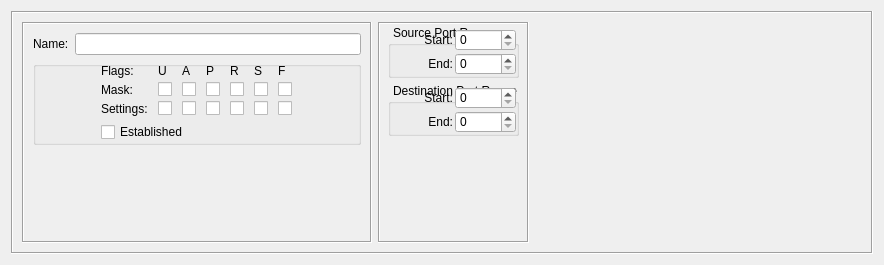
<?xml version="1.0" encoding="UTF-8"?>
<ui version="4.0">
 <class>TCPServiceDialog_q</class>
 <widget class="QWidget" name="TCPServiceDialog_q">
  <property name="enabled">
   <bool>true</bool>
  </property>
  <property name="geometry">
   <rect>
    <x>0</x>
    <y>0</y>
    <width>884</width>
    <height>265</height>
   </rect>
  </property>
  <property name="sizePolicy">
   <sizepolicy hsizetype="Preferred" vsizetype="Preferred">
    <horstretch>0</horstretch>
    <verstretch>0</verstretch>
   </sizepolicy>
  </property>
  <property name="windowTitle">
   <string>TCP</string>
  </property>
  <layout class="QGridLayout" name="gridLayout">
   <item row="0" column="0">
    <widget class="QFrame" name="frame7">
     <property name="frameShape">
      <enum>QFrame::Shape::Box</enum>
     </property>
     <property name="frameShadow">
      <enum>QFrame::Shadow::Sunken</enum>
     </property>
     <layout class="QHBoxLayout" name="horizontalLayout">
      <item>
       <widget class="QFrame" name="frame35">
        <property name="sizePolicy">
         <sizepolicy hsizetype="Fixed" vsizetype="Preferred">
          <horstretch>0</horstretch>
          <verstretch>0</verstretch>
         </sizepolicy>
        </property>
        <property name="minimumSize">
         <size>
          <width>350</width>
          <height>0</height>
         </size>
        </property>
        <property name="maximumSize">
         <size>
          <width>350</width>
          <height>16777215</height>
         </size>
        </property>
        <property name="frameShape">
         <enum>QFrame::Shape::Box</enum>
        </property>
        <property name="frameShadow">
         <enum>QFrame::Shadow::Sunken</enum>
        </property>
        <layout class="QGridLayout" name="gridLayout_2">
         <item row="0" column="0">
          <widget class="QLabel" name="textLabel1">
           <property name="sizePolicy">
            <sizepolicy hsizetype="Minimum" vsizetype="Preferred">
             <horstretch>0</horstretch>
             <verstretch>0</verstretch>
            </sizepolicy>
           </property>
           <property name="text">
            <string>Name:</string>
           </property>
           <property name="wordWrap">
            <bool>false</bool>
           </property>
          </widget>
         </item>
         <item row="0" column="1">
          <widget class="QLineEdit" name="obj_name">
           <property name="sizePolicy">
            <sizepolicy hsizetype="Preferred" vsizetype="Fixed">
             <horstretch>200</horstretch>
             <verstretch>0</verstretch>
            </sizepolicy>
           </property>
           <property name="minimumSize">
            <size>
             <width>0</width>
             <height>0</height>
            </size>
           </property>
          </widget>
         </item>
         <item row="1" column="0" colspan="2">
          <widget class="QGroupBox" name="groupBox7">
           <property name="sizePolicy">
            <sizepolicy hsizetype="Preferred" vsizetype="Preferred">
             <horstretch>0</horstretch>
             <verstretch>0</verstretch>
            </sizepolicy>
           </property>
           <property name="styleSheet">
            <string notr="true">QGroupBox {
    margin-top: 0px;
	padding-top: 1ex;
    padding-bottom: 0px;
}
</string>
           </property>
           <property name="title">
            <string/>
           </property>
           <layout class="QGridLayout">
            <property name="margin" stdset="0">
             <number>2</number>
            </property>
            <item row="0" column="0">
             <layout class="QGridLayout">
              <property name="horizontalSpacing">
               <number>10</number>
              </property>
              <property name="verticalSpacing">
               <number>4</number>
              </property>
              <item row="1" column="3">
               <widget class="QCheckBox" name="psh_m">
                <property name="sizePolicy">
                 <sizepolicy hsizetype="Maximum" vsizetype="Fixed">
                  <horstretch>0</horstretch>
                  <verstretch>0</verstretch>
                 </sizepolicy>
                </property>
                <property name="text">
                 <string/>
                </property>
               </widget>
              </item>
              <item row="1" column="5">
               <widget class="QCheckBox" name="syn_m">
                <property name="sizePolicy">
                 <sizepolicy hsizetype="Maximum" vsizetype="Fixed">
                  <horstretch>0</horstretch>
                  <verstretch>0</verstretch>
                 </sizepolicy>
                </property>
                <property name="text">
                 <string/>
                </property>
               </widget>
              </item>
              <item row="0" column="1">
               <widget class="QLabel" name="flags_lbl_u">
                <property name="sizePolicy">
                 <sizepolicy hsizetype="Maximum" vsizetype="Preferred">
                  <horstretch>0</horstretch>
                  <verstretch>0</verstretch>
                 </sizepolicy>
                </property>
                <property name="text">
                 <string>U</string>
                </property>
                <property name="wordWrap">
                 <bool>false</bool>
                </property>
               </widget>
              </item>
              <item row="2" column="0">
               <widget class="QLabel" name="flags_lbl_3">
                <property name="toolTip">
                 <string>TCP flags that must be set (see man iptables, option --tcp-flags)</string>
                </property>
                <property name="text">
                 <string>Settings:</string>
                </property>
                <property name="wordWrap">
                 <bool>false</bool>
                </property>
               </widget>
              </item>
              <item row="2" column="3">
               <widget class="QCheckBox" name="psh_s">
                <property name="sizePolicy">
                 <sizepolicy hsizetype="Maximum" vsizetype="Fixed">
                  <horstretch>0</horstretch>
                  <verstretch>0</verstretch>
                 </sizepolicy>
                </property>
                <property name="text">
                 <string/>
                </property>
               </widget>
              </item>
              <item row="1" column="4">
               <widget class="QCheckBox" name="rst_m">
                <property name="sizePolicy">
                 <sizepolicy hsizetype="Maximum" vsizetype="Fixed">
                  <horstretch>0</horstretch>
                  <verstretch>0</verstretch>
                 </sizepolicy>
                </property>
                <property name="text">
                 <string/>
                </property>
               </widget>
              </item>
              <item row="1" column="6">
               <widget class="QCheckBox" name="fin_m">
                <property name="sizePolicy">
                 <sizepolicy hsizetype="Maximum" vsizetype="Fixed">
                  <horstretch>0</horstretch>
                  <verstretch>0</verstretch>
                 </sizepolicy>
                </property>
                <property name="text">
                 <string/>
                </property>
               </widget>
              </item>
              <item row="1" column="2">
               <widget class="QCheckBox" name="ack_m">
                <property name="sizePolicy">
                 <sizepolicy hsizetype="Maximum" vsizetype="Fixed">
                  <horstretch>0</horstretch>
                  <verstretch>0</verstretch>
                 </sizepolicy>
                </property>
                <property name="text">
                 <string/>
                </property>
               </widget>
              </item>
              <item row="0" column="4">
               <widget class="QLabel" name="flags_lbl_r">
                <property name="sizePolicy">
                 <sizepolicy hsizetype="Maximum" vsizetype="Preferred">
                  <horstretch>0</horstretch>
                  <verstretch>0</verstretch>
                 </sizepolicy>
                </property>
                <property name="text">
                 <string>R</string>
                </property>
                <property name="wordWrap">
                 <bool>false</bool>
                </property>
               </widget>
              </item>
              <item row="0" column="3">
               <widget class="QLabel" name="flags_lbl_p">
                <property name="sizePolicy">
                 <sizepolicy hsizetype="Maximum" vsizetype="Preferred">
                  <horstretch>0</horstretch>
                  <verstretch>0</verstretch>
                 </sizepolicy>
                </property>
                <property name="text">
                 <string>P</string>
                </property>
                <property name="wordWrap">
                 <bool>false</bool>
                </property>
               </widget>
              </item>
              <item row="1" column="1">
               <widget class="QCheckBox" name="urg_m">
                <property name="sizePolicy">
                 <sizepolicy hsizetype="Maximum" vsizetype="Fixed">
                  <horstretch>0</horstretch>
                  <verstretch>0</verstretch>
                 </sizepolicy>
                </property>
                <property name="text">
                 <string/>
                </property>
               </widget>
              </item>
              <item row="2" column="5">
               <widget class="QCheckBox" name="syn_s">
                <property name="sizePolicy">
                 <sizepolicy hsizetype="Maximum" vsizetype="Fixed">
                  <horstretch>0</horstretch>
                  <verstretch>0</verstretch>
                 </sizepolicy>
                </property>
                <property name="text">
                 <string/>
                </property>
               </widget>
              </item>
              <item row="1" column="0">
               <widget class="QLabel" name="flags_lbl_2">
                <property name="toolTip">
                 <string>TCP flags that should be examined (see man iptables, option --tcp-flags)</string>
                </property>
                <property name="text">
                 <string>Mask:</string>
                </property>
                <property name="wordWrap">
                 <bool>false</bool>
                </property>
               </widget>
              </item>
              <item row="2" column="1">
               <widget class="QCheckBox" name="urg_s">
                <property name="sizePolicy">
                 <sizepolicy hsizetype="Maximum" vsizetype="Fixed">
                  <horstretch>0</horstretch>
                  <verstretch>0</verstretch>
                 </sizepolicy>
                </property>
                <property name="text">
                 <string/>
                </property>
               </widget>
              </item>
              <item row="2" column="2">
               <widget class="QCheckBox" name="ack_s">
                <property name="sizePolicy">
                 <sizepolicy hsizetype="Maximum" vsizetype="Fixed">
                  <horstretch>0</horstretch>
                  <verstretch>0</verstretch>
                 </sizepolicy>
                </property>
                <property name="text">
                 <string/>
                </property>
               </widget>
              </item>
              <item row="0" column="0">
               <widget class="QLabel" name="flags_lbl_1">
                <property name="sizePolicy">
                 <sizepolicy hsizetype="Maximum" vsizetype="Preferred">
                  <horstretch>0</horstretch>
                  <verstretch>0</verstretch>
                 </sizepolicy>
                </property>
                <property name="text">
                 <string>Flags:</string>
                </property>
                <property name="wordWrap">
                 <bool>false</bool>
                </property>
               </widget>
              </item>
              <item row="2" column="4">
               <widget class="QCheckBox" name="rst_s">
                <property name="sizePolicy">
                 <sizepolicy hsizetype="Maximum" vsizetype="Fixed">
                  <horstretch>0</horstretch>
                  <verstretch>0</verstretch>
                 </sizepolicy>
                </property>
                <property name="text">
                 <string/>
                </property>
               </widget>
              </item>
              <item row="0" column="2">
               <widget class="QLabel" name="flags_lbl_a">
                <property name="sizePolicy">
                 <sizepolicy hsizetype="Maximum" vsizetype="Preferred">
                  <horstretch>0</horstretch>
                  <verstretch>0</verstretch>
                 </sizepolicy>
                </property>
                <property name="text">
                 <string>A</string>
                </property>
                <property name="wordWrap">
                 <bool>false</bool>
                </property>
               </widget>
              </item>
              <item row="0" column="5">
               <widget class="QLabel" name="flags_lbl_s">
                <property name="sizePolicy">
                 <sizepolicy hsizetype="Maximum" vsizetype="Preferred">
                  <horstretch>0</horstretch>
                  <verstretch>0</verstretch>
                 </sizepolicy>
                </property>
                <property name="text">
                 <string>S</string>
                </property>
                <property name="wordWrap">
                 <bool>false</bool>
                </property>
               </widget>
              </item>
              <item row="2" column="6">
               <widget class="QCheckBox" name="fin_s">
                <property name="sizePolicy">
                 <sizepolicy hsizetype="Maximum" vsizetype="Fixed">
                  <horstretch>0</horstretch>
                  <verstretch>0</verstretch>
                 </sizepolicy>
                </property>
                <property name="text">
                 <string/>
                </property>
               </widget>
              </item>
              <item row="0" column="6">
               <widget class="QLabel" name="flags_lbl_f">
                <property name="sizePolicy">
                 <sizepolicy hsizetype="Maximum" vsizetype="Preferred">
                  <horstretch>0</horstretch>
                  <verstretch>0</verstretch>
                 </sizepolicy>
                </property>
                <property name="text">
                 <string>F</string>
                </property>
                <property name="wordWrap">
                 <bool>false</bool>
                </property>
               </widget>
              </item>
             </layout>
            </item>
            <item row="1" column="0">
             <widget class="QCheckBox" name="established">
              <property name="sizePolicy">
               <sizepolicy hsizetype="Preferred" vsizetype="Fixed">
                <horstretch>0</horstretch>
                <verstretch>0</verstretch>
               </sizepolicy>
              </property>
              <property name="toolTip">
               <string>Option &quot;established&quot; can be used if supported
by the target firewall platform</string>
              </property>
              <property name="text">
               <string>Established</string>
              </property>
             </widget>
            </item>
           </layout>
          </widget>
         </item>
         <item row="2" column="0" colspan="2">
          <spacer>
           <property name="orientation">
            <enum>Qt::Orientation::Vertical</enum>
           </property>
           <property name="sizeType">
            <enum>QSizePolicy::Policy::Expanding</enum>
           </property>
           <property name="sizeHint" stdset="0">
            <size>
             <width>172</width>
             <height>70</height>
            </size>
           </property>
          </spacer>
         </item>
        </layout>
       </widget>
      </item>
      <item>
       <widget class="QFrame" name="frame36">
        <property name="sizePolicy">
         <sizepolicy hsizetype="Preferred" vsizetype="Preferred">
          <horstretch>0</horstretch>
          <verstretch>0</verstretch>
         </sizepolicy>
        </property>
        <property name="frameShape">
         <enum>QFrame::Shape::Box</enum>
        </property>
        <property name="frameShadow">
         <enum>QFrame::Shadow::Sunken</enum>
        </property>
        <layout class="QGridLayout">
         <property name="leftMargin">
          <number>8</number>
         </property>
         <property name="topMargin">
          <number>2</number>
         </property>
         <property name="rightMargin">
          <number>8</number>
         </property>
         <property name="bottomMargin">
          <number>2</number>
         </property>
         <property name="horizontalSpacing">
          <number>2</number>
         </property>
         <property name="verticalSpacing">
          <number>6</number>
         </property>
         <item row="0" column="0">
          <widget class="QGroupBox" name="groupBox1">
           <property name="styleSheet">
            <string notr="true">QGroupBox {
	margin-top: 1ex;
	padding-top: 1ex;
	padding-bottom: 0px;
	padding-left: 2px;
}

QGroupBox::title {  
	subcontrol-origin: margin;
	subcontrol-position: top left;
	padding: 0 3px;
}

QSpinBox {
	margin: 0px;
	padding: 0px;
}
</string>
           </property>
           <property name="title">
            <string>Source Port Range</string>
           </property>
           <layout class="QGridLayout">
            <property name="margin" stdset="0">
             <number>2</number>
            </property>
            <property name="spacing">
             <number>2</number>
            </property>
            <item row="0" column="1">
             <widget class="QSpinBox" name="ss">
              <property name="buttonSymbols">
               <enum>QAbstractSpinBox::ButtonSymbols::UpDownArrows</enum>
              </property>
              <property name="maximum">
               <number>65535</number>
              </property>
             </widget>
            </item>
            <item row="1" column="1">
             <widget class="QSpinBox" name="se">
              <property name="buttonSymbols">
               <enum>QAbstractSpinBox::ButtonSymbols::UpDownArrows</enum>
              </property>
              <property name="maximum">
               <number>65535</number>
              </property>
             </widget>
            </item>
            <item row="0" column="0">
             <widget class="QLabel" name="textLabel3">
              <property name="text">
               <string>Start:</string>
              </property>
              <property name="alignment">
               <set>Qt::AlignmentFlag::AlignRight|Qt::AlignmentFlag::AlignTrailing|Qt::AlignmentFlag::AlignVCenter</set>
              </property>
              <property name="wordWrap">
               <bool>false</bool>
              </property>
             </widget>
            </item>
            <item row="1" column="0">
             <widget class="QLabel" name="textLabel3_2">
              <property name="text">
               <string>End:</string>
              </property>
              <property name="alignment">
               <set>Qt::AlignmentFlag::AlignRight|Qt::AlignmentFlag::AlignTrailing|Qt::AlignmentFlag::AlignVCenter</set>
              </property>
              <property name="wordWrap">
               <bool>false</bool>
              </property>
             </widget>
            </item>
           </layout>
          </widget>
         </item>
         <item row="1" column="0">
          <widget class="QGroupBox" name="groupBox1_2">
           <property name="styleSheet">
            <string notr="true">QGroupBox {
	margin-top: 1ex;
	padding-top: 1ex;
	padding-bottom: 0px;
	padding-left: 2px;
}

QGroupBox::title {  
	subcontrol-origin: margin;
	subcontrol-position: top left;
	padding: 0 3px;
}

QSpinBox {
	margin: 0px;
	padding: 0px;
}
</string>
           </property>
           <property name="title">
            <string>Destination Port Range</string>
           </property>
           <layout class="QGridLayout">
            <property name="margin" stdset="0">
             <number>2</number>
            </property>
            <property name="spacing">
             <number>2</number>
            </property>
            <item row="0" column="1">
             <widget class="QSpinBox" name="ds">
              <property name="buttonSymbols">
               <enum>QAbstractSpinBox::ButtonSymbols::UpDownArrows</enum>
              </property>
              <property name="maximum">
               <number>65535</number>
              </property>
             </widget>
            </item>
            <item row="1" column="1">
             <widget class="QSpinBox" name="de">
              <property name="buttonSymbols">
               <enum>QAbstractSpinBox::ButtonSymbols::UpDownArrows</enum>
              </property>
              <property name="maximum">
               <number>65535</number>
              </property>
             </widget>
            </item>
            <item row="0" column="0">
             <widget class="QLabel" name="textLabel3_3">
              <property name="text">
               <string>Start:</string>
              </property>
              <property name="alignment">
               <set>Qt::AlignmentFlag::AlignRight|Qt::AlignmentFlag::AlignTrailing|Qt::AlignmentFlag::AlignVCenter</set>
              </property>
              <property name="wordWrap">
               <bool>false</bool>
              </property>
             </widget>
            </item>
            <item row="1" column="0">
             <widget class="QLabel" name="textLabel3_2_2">
              <property name="text">
               <string>End:</string>
              </property>
              <property name="alignment">
               <set>Qt::AlignmentFlag::AlignRight|Qt::AlignmentFlag::AlignTrailing|Qt::AlignmentFlag::AlignVCenter</set>
              </property>
              <property name="wordWrap">
               <bool>false</bool>
              </property>
             </widget>
            </item>
           </layout>
          </widget>
         </item>
         <item row="2" column="0">
          <spacer name="verticalSpacer">
           <property name="orientation">
            <enum>Qt::Orientation::Vertical</enum>
           </property>
           <property name="sizeHint" stdset="0">
            <size>
             <width>20</width>
             <height>40</height>
            </size>
           </property>
          </spacer>
         </item>
        </layout>
       </widget>
      </item>
      <item>
       <widget class="CommentKeywords" name="commentKeywords" native="true">
        <property name="sizePolicy">
         <sizepolicy hsizetype="Expanding" vsizetype="Expanding">
          <horstretch>0</horstretch>
          <verstretch>0</verstretch>
         </sizepolicy>
        </property>
       </widget>
      </item>
     </layout>
    </widget>
   </item>
  </layout>
 </widget>
 <customwidgets>
  <customwidget>
   <class>CommentKeywords</class>
   <extends>QWidget</extends>
   <header>CommentKeywords.h</header>
   <container>1</container>
  </customwidget>
 </customwidgets>
 <tabstops>
  <tabstop>obj_name</tabstop>
  <tabstop>ss</tabstop>
  <tabstop>se</tabstop>
  <tabstop>ds</tabstop>
  <tabstop>de</tabstop>
  <tabstop>urg_m</tabstop>
  <tabstop>urg_s</tabstop>
  <tabstop>ack_m</tabstop>
  <tabstop>ack_s</tabstop>
  <tabstop>psh_m</tabstop>
  <tabstop>psh_s</tabstop>
  <tabstop>rst_m</tabstop>
  <tabstop>rst_s</tabstop>
  <tabstop>syn_m</tabstop>
  <tabstop>syn_s</tabstop>
  <tabstop>fin_m</tabstop>
  <tabstop>fin_s</tabstop>
 </tabstops>
 <resources>
  <include location="MainRes.qrc"/>
 </resources>
 <connections>
  <connection>
   <sender>established</sender>
   <signal>toggled(bool)</signal>
   <receiver>TCPServiceDialog_q</receiver>
   <slot>toggleEstablished()</slot>
   <hints>
    <hint type="sourcelabel">
     <x>46</x>
     <y>246</y>
    </hint>
    <hint type="destinationlabel">
     <x>20</x>
     <y>20</y>
    </hint>
   </hints>
  </connection>
 </connections>
 <slots>
  <slot>toggleEstablished()</slot>
 </slots>
</ui>
